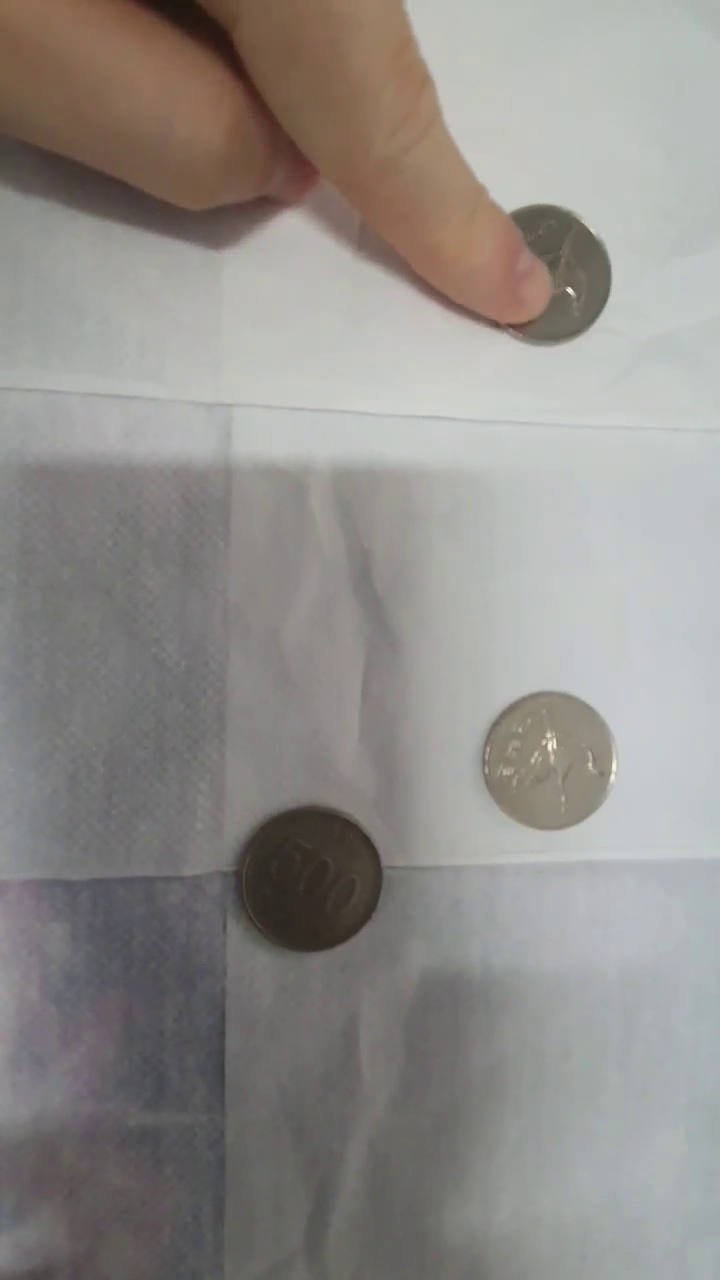
#> input picture frame 21 of coinvideo.mp4, 720 x 1280 px
$ jupyter execute homework4.ipynb
#> lines starting #> are read from the running program, lines starting #| are printed output that depends on the picture; after the words box and inside, x2 and y2 are one past the last pixel; in counts of white or black regions, pixels touching at a corner belong together
https://youtu.be/tPp9xayfNTc

[cell 1]
import numpy as np
import cv2

def run_main():
    video='coinvideo.mp4'
    cap = cv2.VideoCapture(video)
    cap.set(cv2.CAP_PROP_FRAME_WIDTH, 1280)
    cap.set(cv2.CAP_PROP_FRAME_HEIGHT, 720)

    while True:
        ret, frame = cap.read()
#> frame is the input picture: shape (1280, 720, 3); mean B, G, R 138.7, 142.1, 145.4
        roi = frame
        gray = cv2.cvtColor(roi, cv2.COLOR_BGR2GRAY)
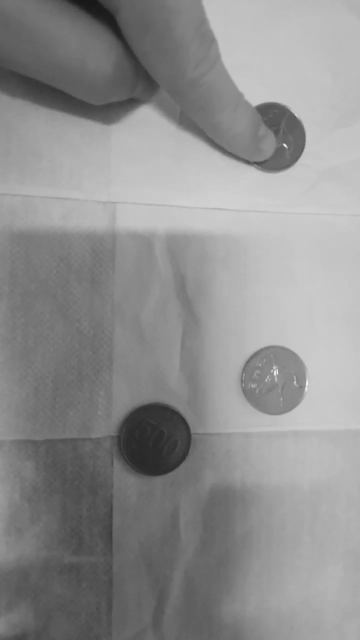
#> gray: shape (1280, 720) (shown at 1/2 size); min 23, max 250, mean 142.7

        gray_blur = cv2.GaussianBlur(gray, (15, 15), 0)
        thresh = cv2.adaptiveThreshold(gray_blur, 255, cv2.ADAPTIVE_THRESH_GAUSSIAN_C,
                                       cv2.THRESH_BINARY_INV, 11, 1)
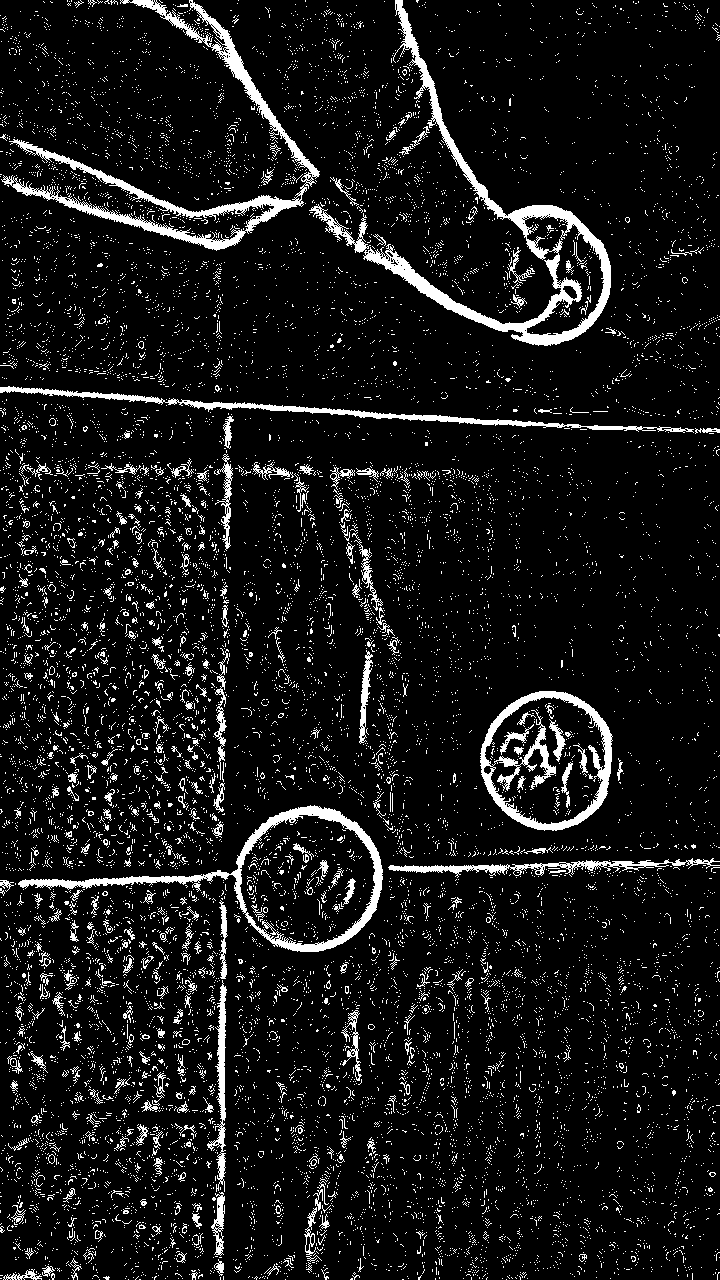
#> thresh: shape (1280, 720); 8.7% white; 13768 white regions (13422 under 20 px), largest, box (x1, y1, x2, y2) and area: (309, 0, 611, 346) 8650, (1, 0, 320, 251) 7309, (18, 805, 383, 952) 4857

        kernel = np.ones((3, 3), np.uint8)
        closing = cv2.morphologyEx(thresh, cv2.MORPH_CLOSE,
        kernel, iterations=4)
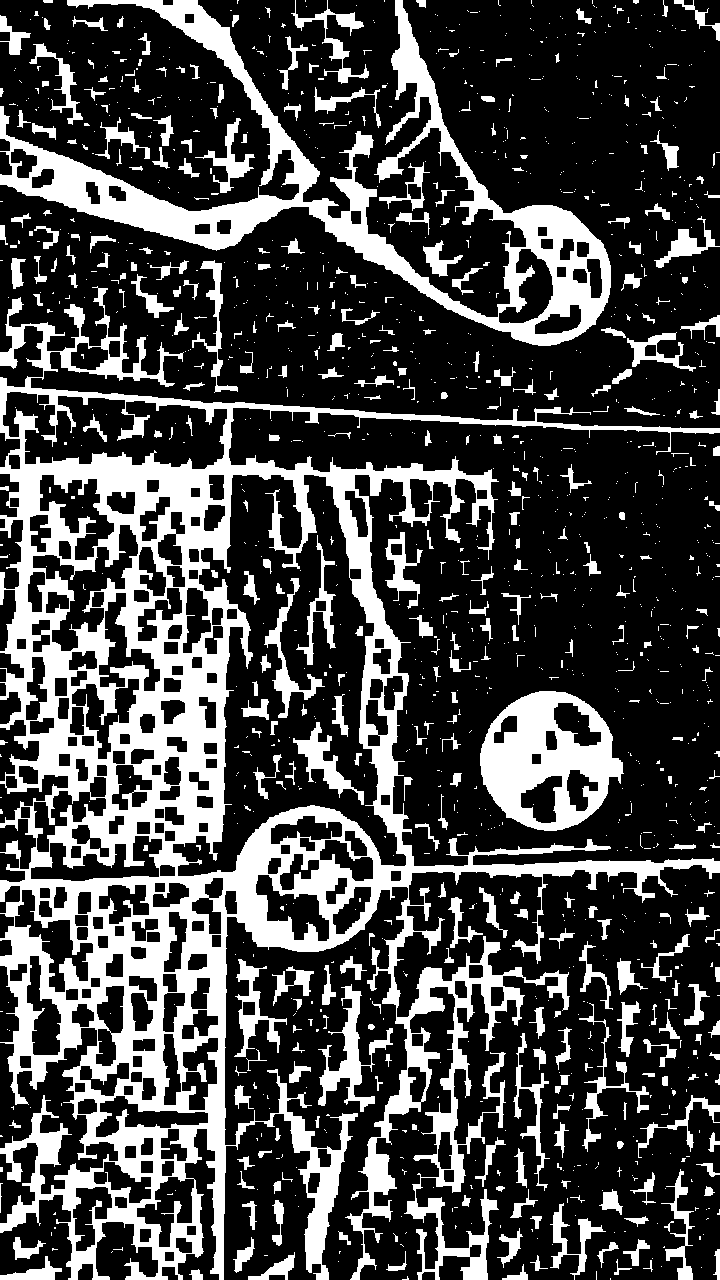
#> closing: shape (1280, 720); 27.5% white; 1416 white regions (1061 under 20 px)

        cont_img = closing.copy()
        contours, hierarchy = cv2.findContours(cont_img, cv2.RETR_EXTERNAL,
                                               cv2.CHAIN_APPROX_SIMPLE)
#> contours = 1313 contours, 1078 with area under 20; largest, box (x1, y1, x2, y2) and area: (0, 286, 720, 1280) 280248, (0, 0, 611, 346) 37364, (480, 691, 624, 831) 14608, (318, 984, 393, 1112) 2094, (234, 959, 287, 1057) 1337

        for cnt in contours:
            area = cv2.contourArea(cnt)
            if area < 8000 or area > 15000:
                continue

            if len(cnt) < 5:
                continue

            ellipse = cv2.fitEllipse(cnt)
            cv2.ellipse(roi, ellipse, (0,255,0), 2)
#> this loop made 1313 passes
#> area on passes 4, 7, 10: 84.5, 111, 27
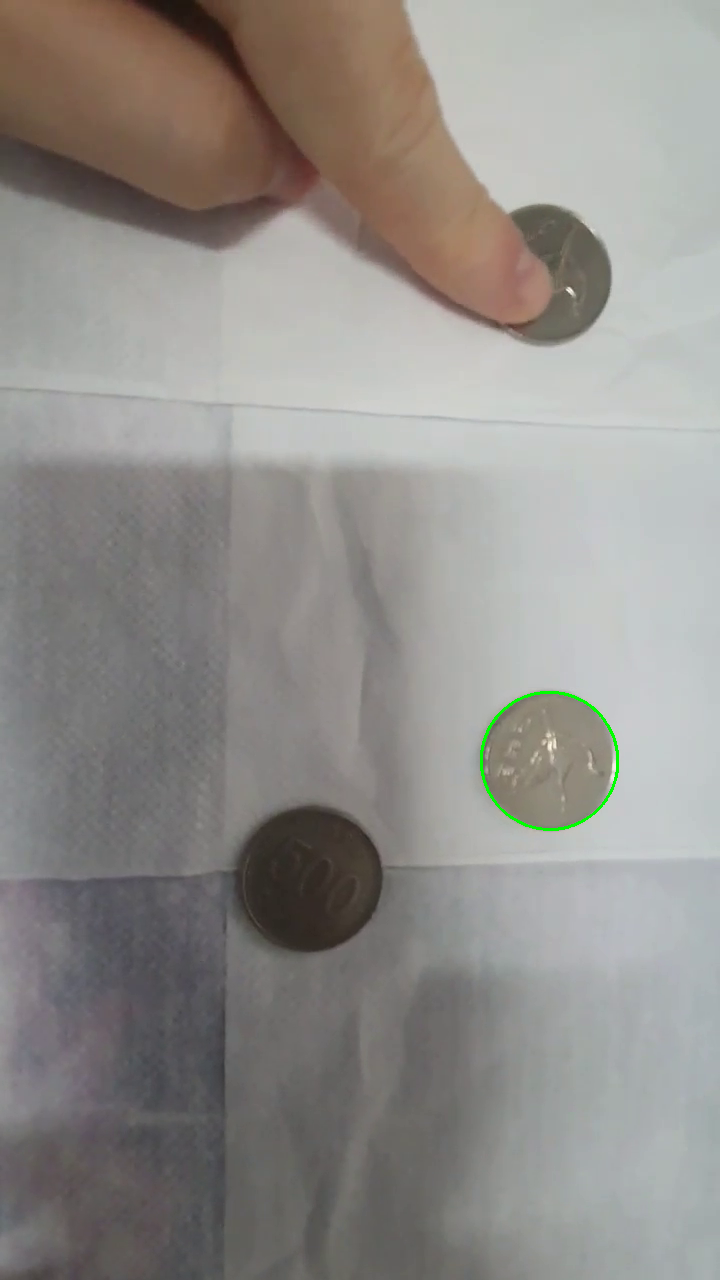
#> roi: shape (1280, 720, 3); 0.14% of pixels changed, all inside (x1, y1, x2, y2) = (480, 691, 619, 831)

        cv2.imshow("Morphological Closing", closing)
        cv2.imshow("Adaptive Thresholding", thresh)
        cv2.imshow('Contours', roi)

        if cv2.waitKey(24) & 0xFF == ord('q'):
#> (key q is pressed here)
            break

    cap.release()
    cv2.destroyAllWindows()

if __name__ == "__main__":
    run_main()

$ run again, starting later in the video
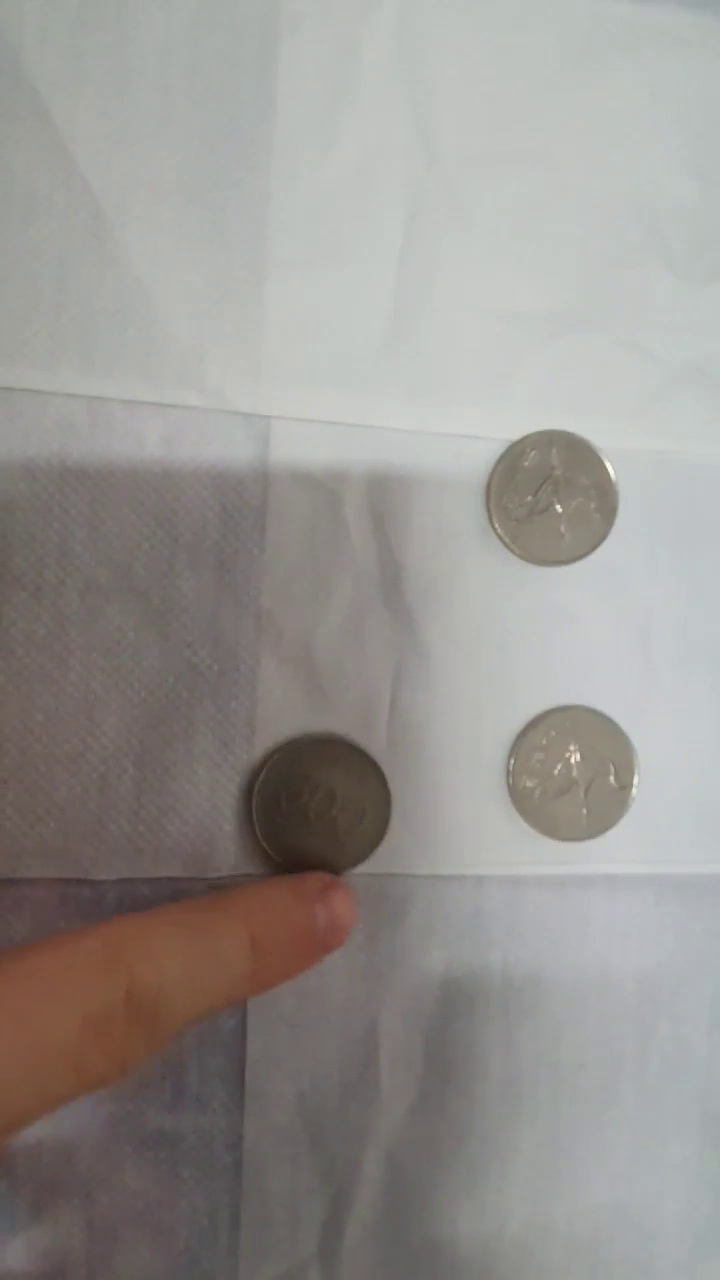
#> input picture frame 98 of coinvideo.mp4, 720 x 1280 px
#> in run_main, frame is the input picture: shape (1280, 720, 3); mean B, G, R 145.1, 148.4, 151.8
#> in run_main, `thresh = cv2.adaptiveThreshold(gray_blur, 255, cv2.ADAPTIVE_THRESH_GAU..`:
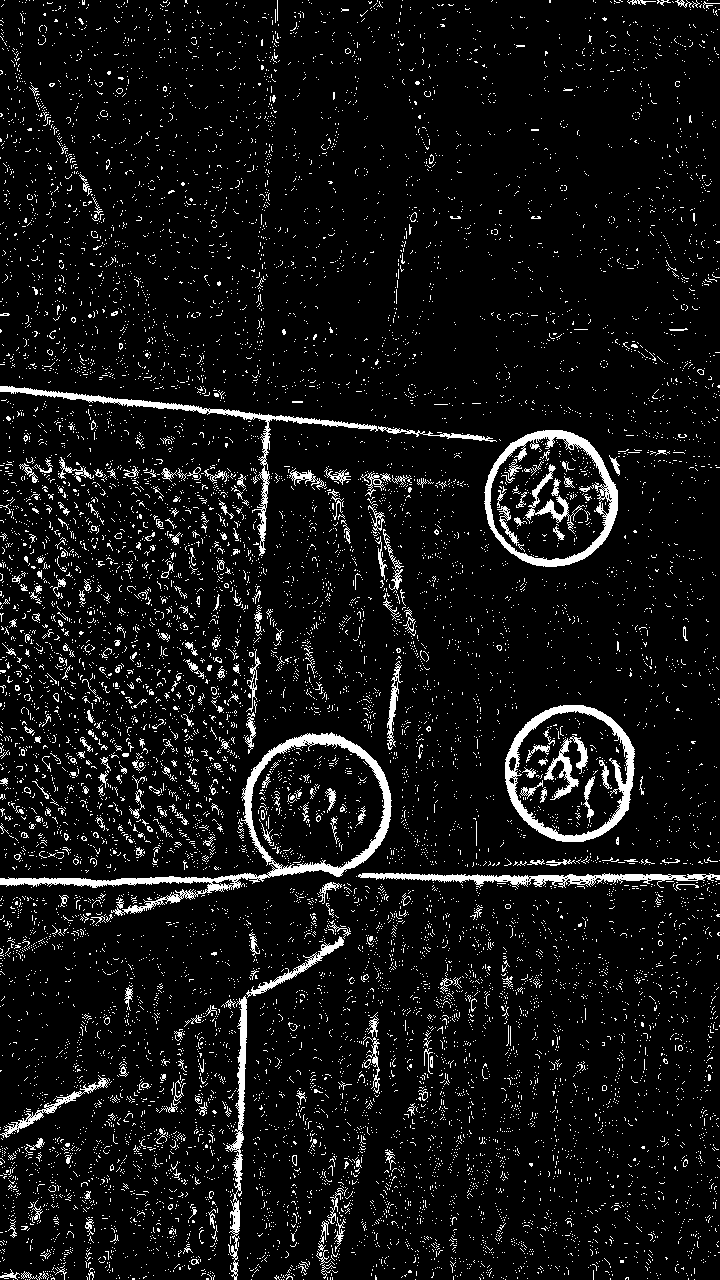
#> thresh: shape (1280, 720); 7.3% white; 13087 white regions (12769 under 20 px), largest, box (x1, y1, x2, y2) and area: (0, 732, 392, 916) 5750, (505, 705, 635, 842) 3366, (484, 430, 618, 567) 3356
#> closing: shape (1280, 720); 25.2% white; 1633 white regions (1225 under 20 px)
#> contours = 1604 contours, 1327 with area under 20; largest, box (x1, y1, x2, y2) and area: (0, 276, 720, 1280) 182254, (480, 430, 720, 567) 15209, (505, 705, 645, 842) 14102, (296, 890, 414, 1280) 8247, (391, 958, 493, 1226) 7211
#> the loop in run_main, `for cnt in contours:` made 1604 passes
#> area on passes 4 to 6: 104, 43, 99.5
#> after the loop in run_main, `for cnt in contours:`:
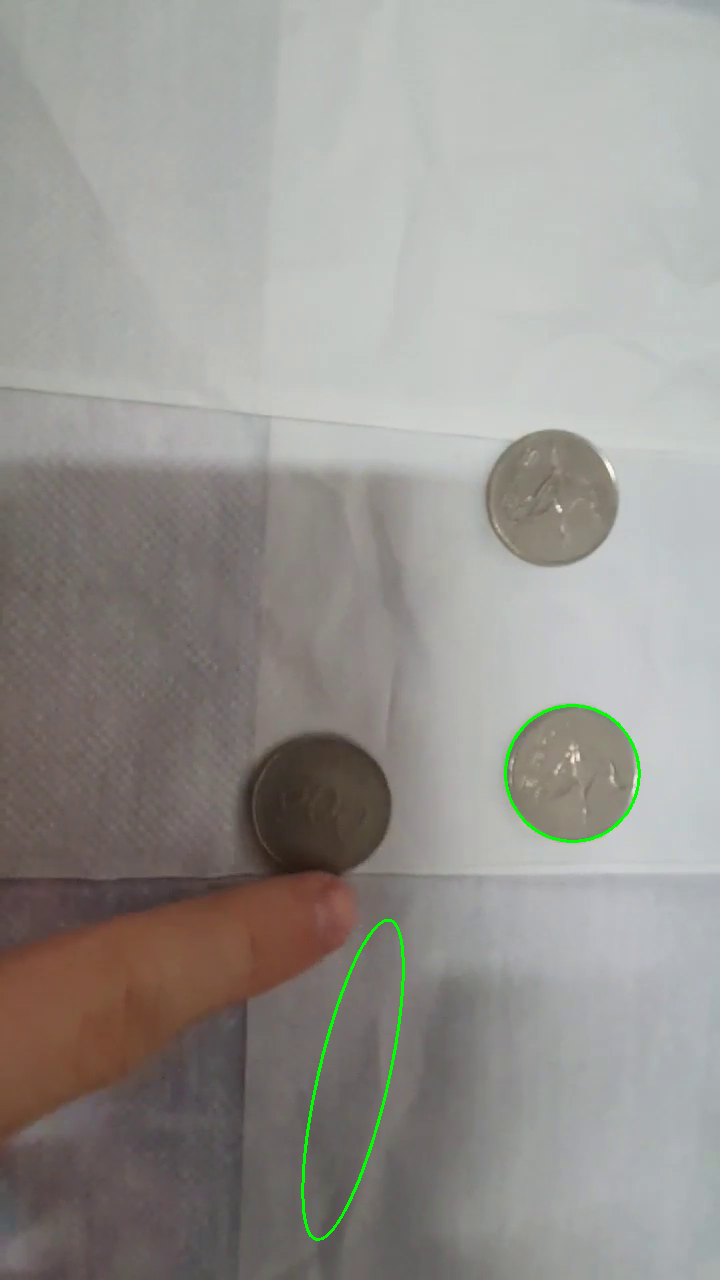
#> roi: shape (1280, 720, 3); 0.36% of pixels changed, all inside (x1, y1, x2, y2) = (301, 704, 641, 1241)

$ run again, starting later in the video
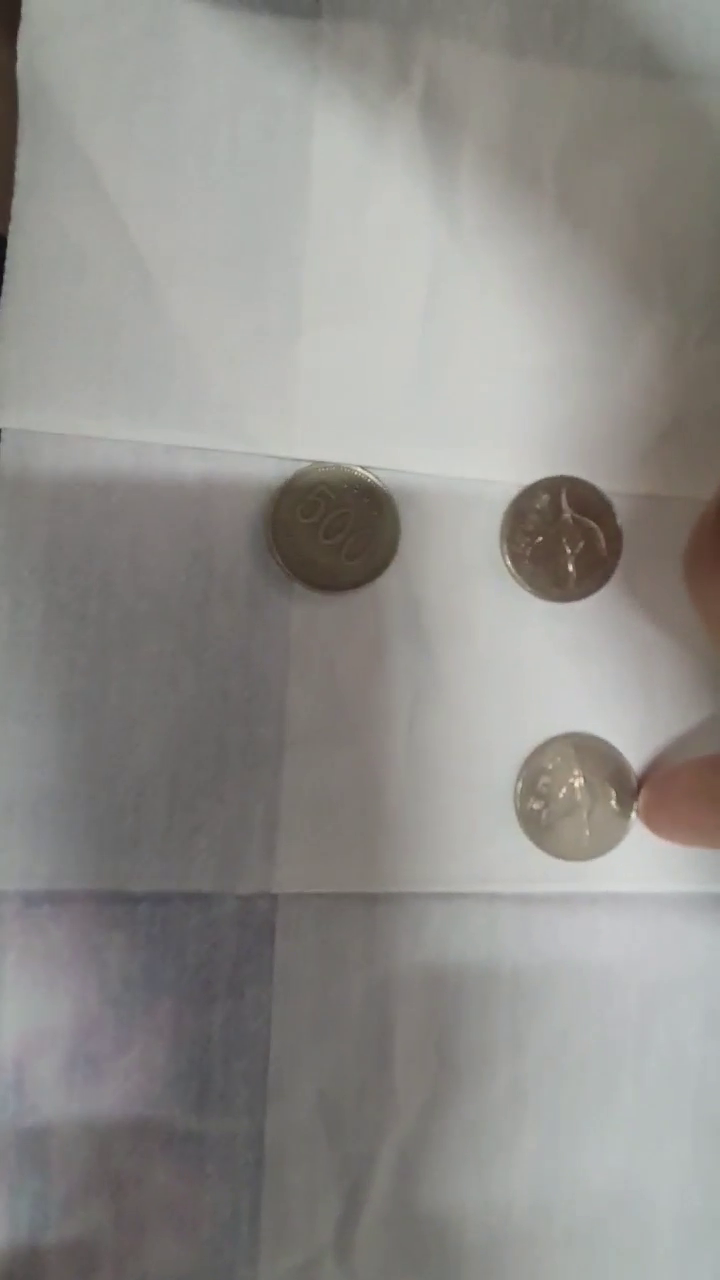
#> input picture frame 175 of coinvideo.mp4, 720 x 1280 px
#> in run_main, frame is the input picture: shape (1280, 720, 3); mean B, G, R 138.2, 141.8, 143.7
#> in run_main, `thresh = cv2.adaptiveThreshold(gray_blur, 255, cv2.ADAPTIVE_THRESH_GAU..`:
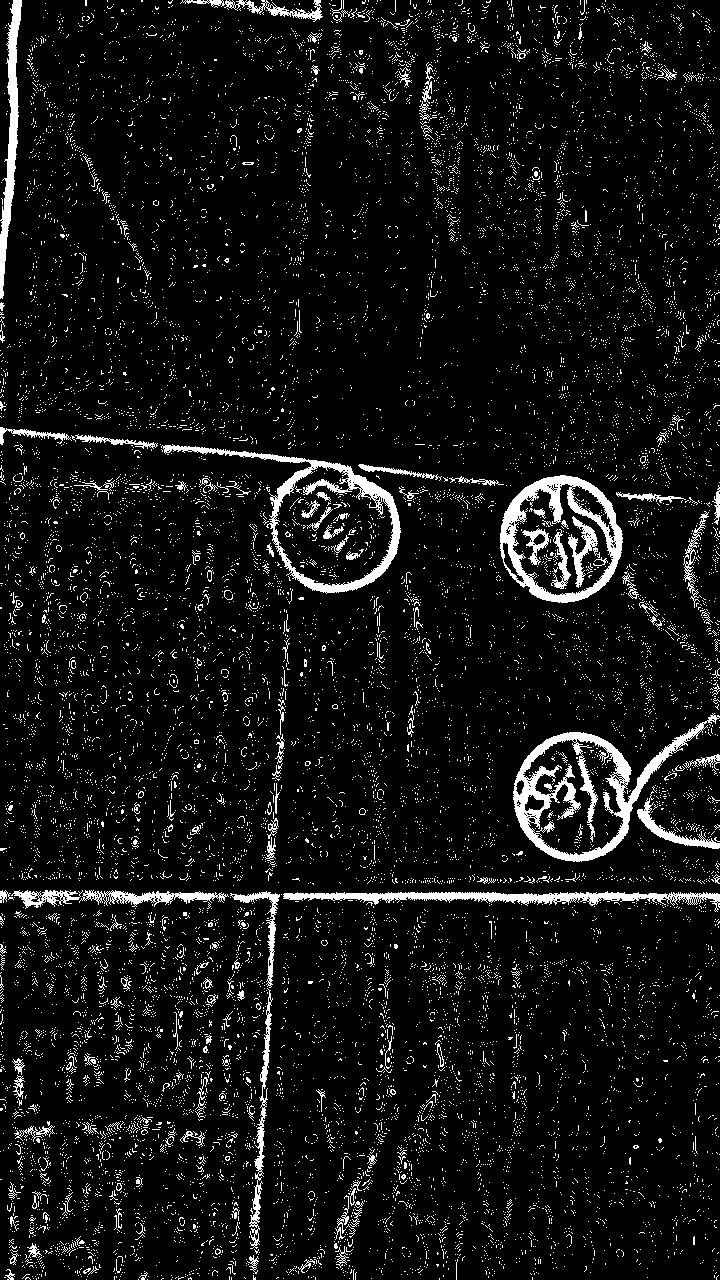
#> thresh: shape (1280, 720); 7.3% white; 14942 white regions (14741 under 20 px), largest, box (x1, y1, x2, y2) and area: (513, 713, 720, 862) 6142, (500, 475, 623, 603) 4364, (161, 444, 401, 594) 4187
#> closing: shape (1280, 720); 24.3% white; 1520 white regions (1103 under 20 px)
#> contours = 1505 contours, 1198 with area under 20; largest, box (x1, y1, x2, y2) and area: (0, 752, 720, 1280) 55442, (489, 407, 720, 862) 36274, (0, 357, 504, 881) 35692, (168, 0, 490, 242) 13458, (378, 939, 502, 1280) 8280
#> the loop in run_main, `for cnt in contours:` made 1505 passes
#> area on passes 7, 19, 23: 36.5, 308, 51
#> after the loop in run_main, `for cnt in contours:`:
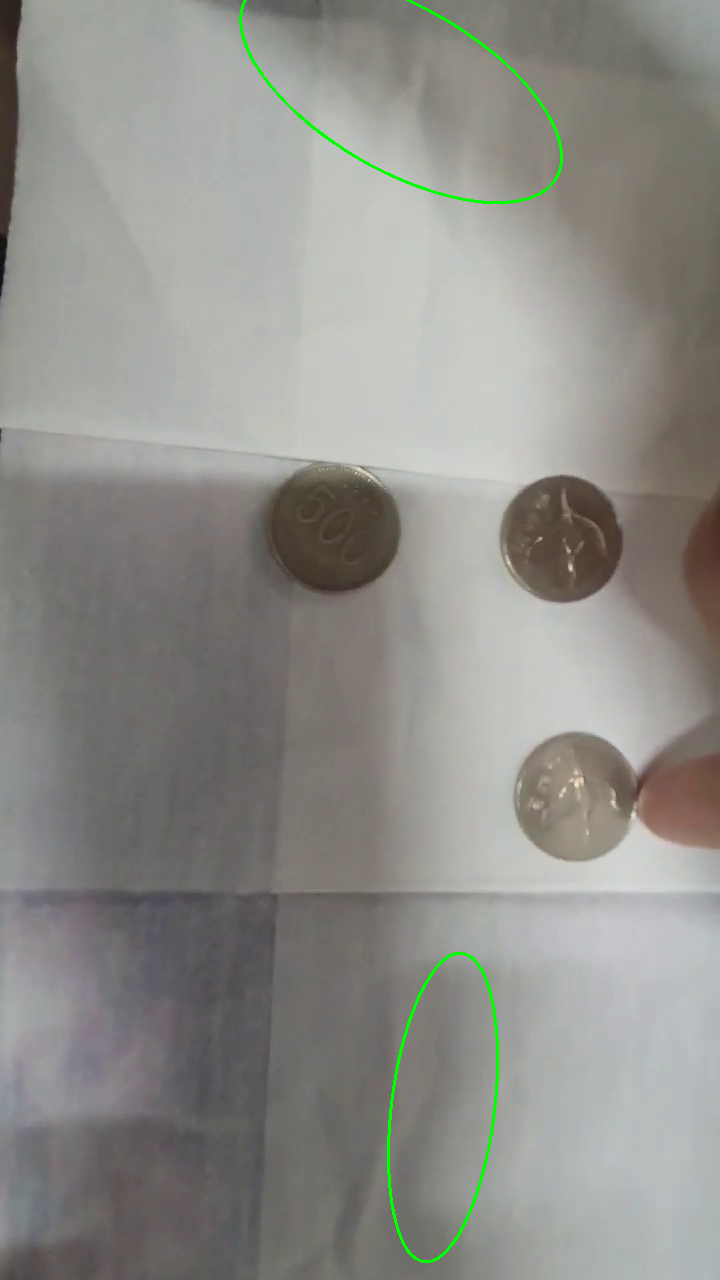
#> roi: shape (1280, 720, 3); 0.44% of pixels changed, all inside (x1, y1, x2, y2) = (239, 0, 563, 1263)
